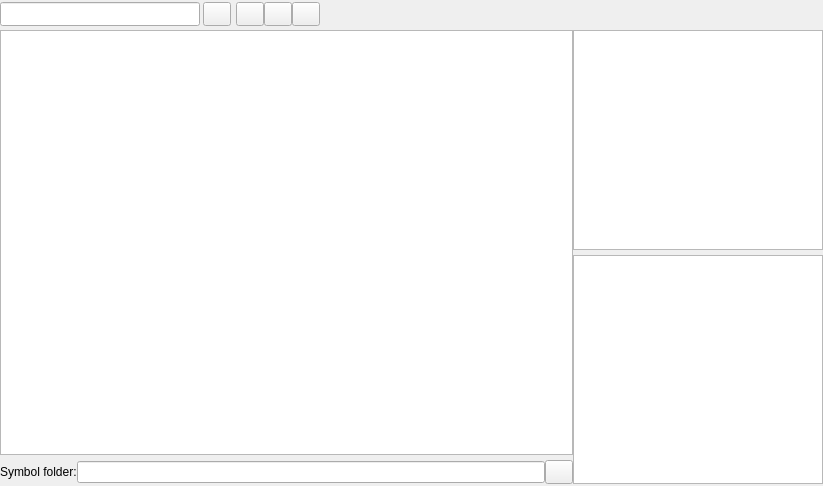
<?xml version="1.0" encoding="UTF-8"?>
<ui version="4.0">
 <class>Form</class>
 <widget class="QWidget" name="Form">
  <property name="geometry">
   <rect>
    <x>0</x>
    <y>0</y>
    <width>823</width>
    <height>486</height>
   </rect>
  </property>
  <property name="sizePolicy">
   <sizepolicy hsizetype="Expanding" vsizetype="Expanding">
    <horstretch>0</horstretch>
    <verstretch>0</verstretch>
   </sizepolicy>
  </property>
  <property name="minimumSize">
   <size>
    <width>0</width>
    <height>0</height>
   </size>
  </property>
  <property name="windowTitle">
   <string>Form</string>
  </property>
  <layout class="QGridLayout" name="gridLayout">
   <property name="leftMargin">
    <number>0</number>
   </property>
   <property name="topMargin">
    <number>0</number>
   </property>
   <property name="rightMargin">
    <number>0</number>
   </property>
   <property name="bottomMargin">
    <number>0</number>
   </property>
   <property name="spacing">
    <number>0</number>
   </property>
   <item row="0" column="0">
    <layout class="QVBoxLayout" name="layoutView">
     <property name="spacing">
      <number>0</number>
     </property>
     <property name="sizeConstraint">
      <enum>QLayout::SetFixedSize</enum>
     </property>
     <item>
      <layout class="QHBoxLayout" name="layoutFilter">
       <property name="spacing">
        <number>0</number>
       </property>
       <property name="sizeConstraint">
        <enum>QLayout::SetFixedSize</enum>
       </property>
       <property name="topMargin">
        <number>2</number>
       </property>
       <property name="bottomMargin">
        <number>2</number>
       </property>
       <item>
        <widget class="QLineEdit" name="editFilter">
         <property name="sizePolicy">
          <sizepolicy hsizetype="Fixed" vsizetype="Fixed">
           <horstretch>0</horstretch>
           <verstretch>0</verstretch>
          </sizepolicy>
         </property>
         <property name="minimumSize">
          <size>
           <width>200</width>
           <height>24</height>
          </size>
         </property>
        </widget>
       </item>
       <item>
        <spacer name="horizontalSpacer_4">
         <property name="orientation">
          <enum>Qt::Horizontal</enum>
         </property>
         <property name="sizeType">
          <enum>QSizePolicy::Fixed</enum>
         </property>
         <property name="sizeHint" stdset="0">
          <size>
           <width>3</width>
           <height>0</height>
          </size>
         </property>
        </spacer>
       </item>
       <item>
        <widget class="QPushButton" name="btFilter">
         <property name="sizePolicy">
          <sizepolicy hsizetype="Fixed" vsizetype="Fixed">
           <horstretch>0</horstretch>
           <verstretch>0</verstretch>
          </sizepolicy>
         </property>
         <property name="minimumSize">
          <size>
           <width>28</width>
           <height>24</height>
          </size>
         </property>
         <property name="maximumSize">
          <size>
           <width>28</width>
           <height>24</height>
          </size>
         </property>
         <property name="toolTip">
          <string>Filter content</string>
         </property>
         <property name="text">
          <string/>
         </property>
         <property name="icon">
          <iconset resource="AndroidBoy.qrc">
           <normaloff>:/icon/icons/bt_fliter.svg</normaloff>:/icon/icons/bt_fliter.svg</iconset>
         </property>
        </widget>
       </item>
       <item>
        <spacer name="horizontalSpacer_2">
         <property name="orientation">
          <enum>Qt::Horizontal</enum>
         </property>
         <property name="sizeType">
          <enum>QSizePolicy::Fixed</enum>
         </property>
         <property name="sizeHint" stdset="0">
          <size>
           <width>5</width>
           <height>0</height>
          </size>
         </property>
        </spacer>
       </item>
       <item>
        <widget class="QPushButton" name="btMark">
         <property name="sizePolicy">
          <sizepolicy hsizetype="Fixed" vsizetype="Fixed">
           <horstretch>0</horstretch>
           <verstretch>0</verstretch>
          </sizepolicy>
         </property>
         <property name="minimumSize">
          <size>
           <width>28</width>
           <height>24</height>
          </size>
         </property>
         <property name="maximumSize">
          <size>
           <width>28</width>
           <height>24</height>
          </size>
         </property>
         <property name="text">
          <string/>
         </property>
         <property name="icon">
          <iconset resource="AndroidBoy.qrc">
           <normaloff>:/icon/icons/mark.svg</normaloff>:/icon/icons/mark.svg</iconset>
         </property>
        </widget>
       </item>
       <item>
        <widget class="QPushButton" name="btPrevMark">
         <property name="sizePolicy">
          <sizepolicy hsizetype="Fixed" vsizetype="Fixed">
           <horstretch>0</horstretch>
           <verstretch>0</verstretch>
          </sizepolicy>
         </property>
         <property name="minimumSize">
          <size>
           <width>28</width>
           <height>24</height>
          </size>
         </property>
         <property name="maximumSize">
          <size>
           <width>28</width>
           <height>24</height>
          </size>
         </property>
         <property name="toolTip">
          <string>Prev marked</string>
         </property>
         <property name="text">
          <string/>
         </property>
         <property name="icon">
          <iconset resource="AndroidBoy.qrc">
           <normaloff>:/icon/icons/bt_prev_marked.svg</normaloff>:/icon/icons/bt_prev_marked.svg</iconset>
         </property>
        </widget>
       </item>
       <item>
        <widget class="QPushButton" name="btNextMark">
         <property name="sizePolicy">
          <sizepolicy hsizetype="Fixed" vsizetype="Fixed">
           <horstretch>0</horstretch>
           <verstretch>0</verstretch>
          </sizepolicy>
         </property>
         <property name="minimumSize">
          <size>
           <width>28</width>
           <height>24</height>
          </size>
         </property>
         <property name="maximumSize">
          <size>
           <width>28</width>
           <height>24</height>
          </size>
         </property>
         <property name="toolTip">
          <string>Next marked</string>
         </property>
         <property name="text">
          <string/>
         </property>
         <property name="icon">
          <iconset resource="AndroidBoy.qrc">
           <normaloff>:/icon/icons/bt_next_marked.svg</normaloff>:/icon/icons/bt_next_marked.svg</iconset>
         </property>
        </widget>
       </item>
       <item>
        <spacer name="horizontalSpacer_3">
         <property name="orientation">
          <enum>Qt::Horizontal</enum>
         </property>
         <property name="sizeHint" stdset="0">
          <size>
           <width>40</width>
           <height>0</height>
          </size>
         </property>
        </spacer>
       </item>
      </layout>
     </item>
     <item>
      <layout class="QHBoxLayout" name="layoutDump">
       <property name="spacing">
        <number>0</number>
       </property>
       <property name="sizeConstraint">
        <enum>QLayout::SetMinimumSize</enum>
       </property>
       <property name="topMargin">
        <number>2</number>
       </property>
       <property name="bottomMargin">
        <number>2</number>
       </property>
       <item>
        <layout class="QVBoxLayout" name="layoutTree">
         <property name="leftMargin">
          <number>0</number>
         </property>
         <property name="topMargin">
          <number>0</number>
         </property>
         <property name="rightMargin">
          <number>0</number>
         </property>
         <property name="bottomMargin">
          <number>0</number>
         </property>
         <item>
          <widget class="QTreeWidget" name="treeDump">
           <property name="columnCount">
            <number>0</number>
           </property>
          </widget>
         </item>
         <item>
          <layout class="QHBoxLayout" name="layoutSymbolPath">
           <property name="leftMargin">
            <number>0</number>
           </property>
           <property name="topMargin">
            <number>5</number>
           </property>
           <property name="rightMargin">
            <number>0</number>
           </property>
           <property name="bottomMargin">
            <number>0</number>
           </property>
           <item>
            <widget class="QLabel" name="lbSymbolFolder">
             <property name="sizePolicy">
              <sizepolicy hsizetype="Fixed" vsizetype="Fixed">
               <horstretch>0</horstretch>
               <verstretch>0</verstretch>
              </sizepolicy>
             </property>
             <property name="text">
              <string>Symbol folder:</string>
             </property>
            </widget>
           </item>
           <item>
            <widget class="QLineEdit" name="editSymbolFolder">
             <property name="readOnly">
              <bool>true</bool>
             </property>
            </widget>
           </item>
           <item>
            <widget class="QPushButton" name="btSetSymbolFolder">
             <property name="sizePolicy">
              <sizepolicy hsizetype="Fixed" vsizetype="Fixed">
               <horstretch>0</horstretch>
               <verstretch>0</verstretch>
              </sizepolicy>
             </property>
             <property name="minimumSize">
              <size>
               <width>28</width>
               <height>24</height>
              </size>
             </property>
             <property name="maximumSize">
              <size>
               <width>28</width>
               <height>24</height>
              </size>
             </property>
             <property name="toolTip">
              <string>Change symbols folder</string>
             </property>
             <property name="text">
              <string/>
             </property>
             <property name="icon">
              <iconset resource="AndroidBoy.qrc">
               <normaloff>:/icon/icons/bt_settings.svg</normaloff>:/icon/icons/bt_settings.svg</iconset>
             </property>
            </widget>
           </item>
          </layout>
         </item>
        </layout>
       </item>
       <item>
        <layout class="QVBoxLayout" name="layoutInfo">
         <property name="sizeConstraint">
          <enum>QLayout::SetDefaultConstraint</enum>
         </property>
         <property name="leftMargin">
          <number>0</number>
         </property>
         <property name="topMargin">
          <number>0</number>
         </property>
         <property name="rightMargin">
          <number>0</number>
         </property>
         <property name="bottomMargin">
          <number>0</number>
         </property>
         <item>
          <widget class="QTextEdit" name="editFileInfo">
           <property name="sizePolicy">
            <sizepolicy hsizetype="Fixed" vsizetype="Fixed">
             <horstretch>0</horstretch>
             <verstretch>0</verstretch>
            </sizepolicy>
           </property>
           <property name="minimumSize">
            <size>
             <width>250</width>
             <height>220</height>
            </size>
           </property>
           <property name="maximumSize">
            <size>
             <width>250</width>
             <height>220</height>
            </size>
           </property>
           <property name="readOnly">
            <bool>true</bool>
           </property>
          </widget>
         </item>
         <item>
          <spacer name="verticalSpacer">
           <property name="orientation">
            <enum>Qt::Vertical</enum>
           </property>
           <property name="sizeType">
            <enum>QSizePolicy::Fixed</enum>
           </property>
           <property name="sizeHint" stdset="0">
            <size>
             <width>0</width>
             <height>5</height>
            </size>
           </property>
          </spacer>
         </item>
         <item>
          <widget class="QTextEdit" name="editStackInfo">
           <property name="sizePolicy">
            <sizepolicy hsizetype="Fixed" vsizetype="Expanding">
             <horstretch>0</horstretch>
             <verstretch>0</verstretch>
            </sizepolicy>
           </property>
           <property name="minimumSize">
            <size>
             <width>250</width>
             <height>0</height>
            </size>
           </property>
           <property name="maximumSize">
            <size>
             <width>250</width>
             <height>16777215</height>
            </size>
           </property>
           <property name="readOnly">
            <bool>true</bool>
           </property>
          </widget>
         </item>
        </layout>
       </item>
      </layout>
     </item>
    </layout>
   </item>
  </layout>
 </widget>
 <resources>
  <include location="AndroidBoy.qrc"/>
 </resources>
 <connections/>
</ui>
